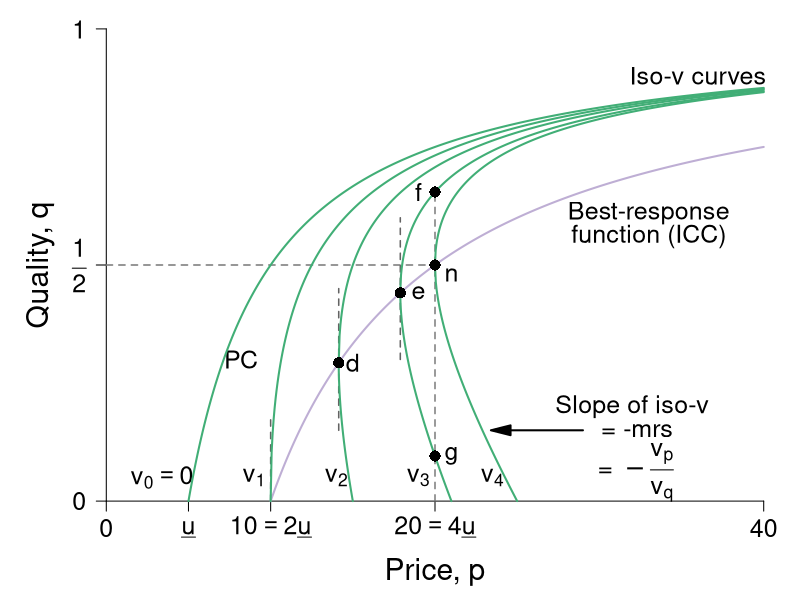

R code for this plot:
#' Graph Designer: Scott Cohn and Harriet Brookes Gray
#' Authors: Bowles and Halliday
#' Title: Coordination, Conflict and Competition: A Text in Microeconomics

require(ggplot2)
require(shape)
pdf(file = "information_power/iso_vmap_a_rightpanel.pdf", width = 9, height = 7)

#Set parameters for graphics
pointsize <- 1.8
axislabelsize <- 1.8
labelsize <- 1.5
namesize <- 1.8
annotatesize <- 1.5
graphlinewidth <- 2
segmentlinewidth <- 1.5

COL <- c("#7fc97f", "#beaed4", "#fdc086", "#ffff99", "#386cb0", "#f0027f", "#bf5b17", "#666666")
COLA <- c("#e0f3db", "#99d8c9","#66c2a4","#41ae76", "#238b45", "#005824")
COLB <- c("#c6dbef", "#4eb3d3", "#2b8cbe", "#0868ac","#084081")
COLC <- c("#fcfbfd", "#efedf5", "#dadaeb", "#bcbddc", "#9e9ac8", "#807dba", "#6a51a3", "#54278f", "#3f007d")
grays <- gray.colors(25, start = 1, end = 0)

#The equation is below when v = 0. See Wolfram Alpha output. 
isov <- function(p, delta = 5) {
  (p - delta)/p
}

isovhigh1 <- function(p, delta = 5, v = 5){
  (sqrt(p^2 - 4 * delta * v) - p + 2*v)/( 2 * v )
}

isovlow1 <- function(p, delta = 5, v = 5){
  (-sqrt(p^2 - 4 * delta * v) - p + 2*v)/( 2 * v )
}

isovhigh2 <- function(p, delta = 5, v = 10){
  (sqrt(p^2 - 4 * delta * v) - p + 2*v)/( 2 * v )
}

isovlow2 <- function(p, delta = 5, v = 10){
  (-sqrt(p^2 - 4 * delta * v) - p + 2*v)/( 2 * v )
}

isovhigh3 <- function(p, delta = 5, v = 15){
  (sqrt(p^2 - 4 * delta * v) - p + 2*v)/( 2 * v )
}

isovlow3 <- function(p, delta = 5, v = 15){
  (-sqrt(p^2 - 4 * delta * v) - p + 2*v)/( 2 * v )
}

isovhigh4 <- function(p, delta = 5, v = 15){
  (sqrt(p^2 - 4 * delta * v) - p + 2*v)/( 2 * v )
}

isovlow4 <- function(p, delta = 5, v = 15){
  (-sqrt(p^2 - 4 * delta * v) - p + 2*v)/( 2 * v )
}

brfFn <- function(p, delta = 5) {
  1 - (2*delta) /p
}

#This is evaluated for p = 12; q = 12/(8*sqrt(12^2 - 4*delta1*v1)) - 1/8 for the slope
#At p = 12; q = (-sqrt(12^2 - 4*v1*delta1) - 12 + 2*v1)/(2*v1) = 0.799
tangencyLine <- function(p){
  (p*(0.05))
}



#COL <- c("#bae4b3", "#74c476", "#238b45")
#COL <- c("#f7fcf0", "#e0f3db", "#ccebc5", "#a8ddb5", "#7bccc4", "#4eb3d3", "#2b8cbe", "#08589e")
#COL <- c("#f7fcf5", "#e5f5e0", "#c7e9c0", "#a1d99b", "#74c476", "#41ab5d", "#238b45", "#005a32")
par(mar =  c(4, 4, .5, .5))

xlims <- c(0, 40)
ylims <- c(0, 1)

plot(0, 0, xlim = xlims, ylim = ylims, type = "n",
     xlab = "",
     ylab = "",
     xaxt = "n", yaxt = "n", cex.lab = axislabelsize, bty = "n")

mtext(expression(paste("Price, ", p)), side=1, line = 2.5, cex = axislabelsize)
text(-4, ylims[2] - 0.5*(ylims[2] - ylims[1]), expression(paste("Quality, ", q)), xpd = TRUE, cex = axislabelsize, srt = 90) 


npts <- 500 
npts2 <- 501
#Specify the sequences of points for graphing. 
xx0 <- seq(5, xlims[2], length.out = npts)
xx1 <- seq(10, xlims[2], length.out = npts)
xx2 <- seq(xlims[1], 15, length.out = npts)
xx3 <- seq(10, xlims[2], length.out = npts2)
xx4 <- seq(xlims[1], 10, length.out = npts2)
#For below, I solved sqrt(p^2 - 200) - p + 200/p = 0, getting p = 10*sqrt(2) = 14.14214
xx5 <- seq(14.14214, xlims[2], length.out = npts2)
xx6 <- seq(14.14214, 15, length.out = npts2)

xx7 <- seq(17.889, xlims[2], length.out = npts2)
xx8 <- seq(17.889, 21, length.out = npts2)

xx9 <- seq(20, xlims[2], length.out = npts2)
xx10 <- seq(xlims[1], 25, length.out = npts2)

#Customize ticks and labels for the plot
ticksy <- c(0, 0.5, 1)
ylabels <- c(0, expression(paste(frac(1,2))), 1)
ticksx <- c(0, 5, 10, 20, 40)
xlabels <- c(0, expression(paste(underline("u"))) ,expression(paste(10 == 2*underline("u"))), expression(paste(20 == 4*underline("u"))) , 40)
axis(1, at = ticksx, pos = 0, labels = xlabels, cex.axis = labelsize)
axis(2, at = ticksy, pos = 0, labels = ylabels, las = 1, cex.axis = labelsize)

#Annotation of the three graphs and the NE

text(3.4, 0.05, expression(paste(v[0] == 0)), cex = annotatesize)
text(9.0, 0.05, expression(paste(v[1])), cex = annotatesize)
text(14, 0.05, expression(paste(v[2])), cex = annotatesize)
text(19, 0.05, expression(paste(v[3])), cex = annotatesize)
text(23.5, 0.05, expression(paste(v[4])), cex = annotatesize)
text(21, 0.48, expression(paste("n")), cex = annotatesize)
text(33, 0.61, expression(paste("Best-response")), cex = annotatesize)
text(33, 0.56, expression(paste("function (ICC)")), cex = annotatesize)
text(36, 0.9, expression(paste("Iso-v curves")), cex = annotatesize)
text(8.2, 0.3, expression(paste("PC")), cex = annotatesize)

#Lines for the coordinates of the Nash equilbrium
segments(10, 0, 10, 0.175, lty = 2, col = grays[22], lwd = segmentlinewidth)
segments(20, 0, 20, 0.6545, lty = 2, col = grays[20], lwd = segmentlinewidth)
segments(0, 0.5, 20, 0.5, lty = 2, col = grays[20], lwd = segmentlinewidth)
segments(14.14214, 0.15, 14.14214, 0.45, lty = 2, col = grays[22], lwd = segmentlinewidth)
segments(17.889, 0.3, 17.889, 0.6, lty = 2, col = grays[22], lwd = segmentlinewidth)

#Draw the lines for the graphs
lines(xx0, isov(xx0, delta = 5), col = COLA[4], lwd = graphlinewidth)
lines(xx1, brfFn(xx1), col = COL[2], lwd = graphlinewidth)
#lines(xx2, tangencyLine(xx2), col = "darkgrey", lwd = segmentlinewidth, lty = 2)
lines(xx3, isovhigh1(xx3, v = 5, delta = 5), col = COLA[4], lwd = graphlinewidth)
lines(xx4, isovlow1(xx4, v = 5, delta = 5), col = COLA[4], lwd = graphlinewidth)
lines(xx5, isovhigh2(xx5, v = 10, delta = 5), col = COLA[4], lwd = graphlinewidth)
lines(xx6, isovlow2(xx6, v = 10, delta = 5), col = COLA[4], lwd = graphlinewidth)
lines(xx7, isovhigh3(xx7, v = 16, delta = 5), col = COLA[4], lwd = graphlinewidth)
lines(xx8, isovlow3(xx8, v = 16, delta = 5), col = COLA[4], lwd = graphlinewidth)
lines(xx9, isovhigh4(xx9, v = 20, delta = 5), col = COLA[4], lwd = graphlinewidth)
lines(xx10, isovlow4(xx10, v = 20, delta = 5), col = COLA[4], lwd = graphlinewidth)

#Arrows and slope of iso-v label
Arrows(29, 0.15, 24, 0.15,  col = "black", lty = 1, lwd = 2, arr.type = "triangle")
text(32, 0.2, expression(paste("Slope of iso-v")), cex = annotatesize)
text(32.3, 0.15, expression(paste(" = -mrs ")), cex = annotatesize)
text(32, 0.06, expression(paste(" = " -frac(v[p], v[q]))), cex = annotatesize)

#Add a point for the NE
points(20, 0.5, pch = 16, col = "black", cex = 1.5)


#Add a point for b
# points(10, 0.5, pch = 16, col = "black", cex = 1.5)
# text(9.5, 0.53, expression(paste("b")), cex = annotatesize)

#Add a point for d
#Figure out q for p = 14.14214: q = 1 - 2delta/p = 1 - (2*5)/14.14214 =  0.2928934
points(14.14214, 0.2928934, pch = 16, col = "black", cex = 1.5)
text(15, 0.2928934, expression(paste("d")), cex = annotatesize)

points(17.889, 0.441, pch = 16, col = "black", cex = 1.5)
text(19, 0.441, expression(paste("e")), cex = annotatesize)

# points same wage w incr/decr in effort
points(20, 0.0955, pch = 16, col = "black", cex = 1.5)
text(21, 0.0955, expression(paste("g")), cex = annotatesize)
points(20, 0.6545, pch = 16, col = "black", cex = 1.5)
text(19, 0.6545, expression(paste("f")), cex = annotatesize)

dev.off()
